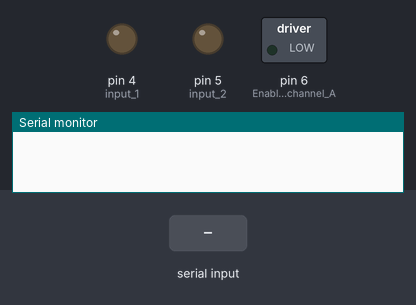
Bench run of a sketch on a simulated Arduino Uno, built with avr-gcc and run on an emulated ATmega328P. Parts: switched loads named in the sketch (green lamp = pin HIGH), output pins drawn as LEDs (lit = HIGH), the last lines printed to the serial monitor. The inputs (shaded band) are chosen by the test bench.

Above: at 1.2 s.
1.3 s: byte 30 received over Serial
At 2.3 s:
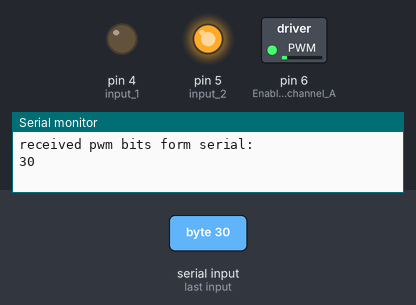
2.8 s: byte 90 received over Serial
At 3.4 s:
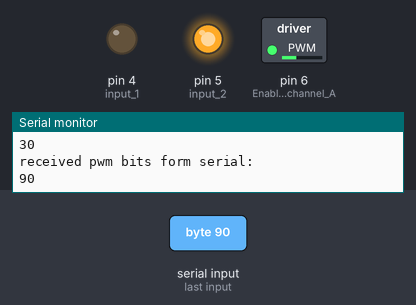
Timing chart, 0 to 5.8 s (numbered marks = the images above; inputs shaded):
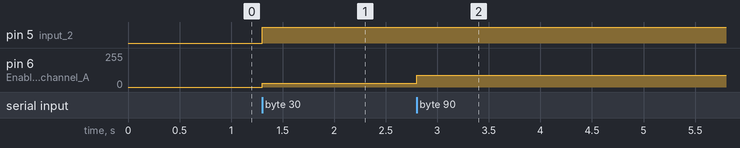

The sketch:

slave.ino
```cpp
// turning on a 12v DC motor via SERIAL COMMUNICATION using : arduino uno , L298 , pwm wave
// owner : Sir_Jick
// date of construction : 1400 / 01 / 23  == Monday April 12, 2021
// This code is to control the speed of a DC motor by a potentiometer using l298n driver
// over serial communication


int input_1 = 4;
int input_2 = 5;
int Enable_channel_A = 6;
int speed_of_channel_A = 0;

void setup() {
  pinMode(input_1, OUTPUT);
  pinMode(input_2, OUTPUT);
  pinMode(Enable_channel_A, OUTPUT); // this pin had to be pwm pin
  Serial.begin(9600);// Begin the Serial at 9600 Baud
}

void loop() {

  while (Serial.available() > 0) {

    digitalWrite(input_1, LOW); // Switch between this input_1 and input_2 ; HIGH and LOW to change direction
    digitalWrite(input_2, HIGH);// these two pin controls input pins of our motor
    // read the incoming byte:
    speed_of_channel_A = Serial.read();
    // save the serial value
    analogWrite(Enable_channel_A,speed_of_channel_A);
    // Then send pwm bits from serial to our motor
    Serial.println("received pwm bits form serial: ");
    Serial.println(speed_of_channel_A);

  }

}
```

Measured:
- after the input at 1.3 s, pin 5 (input_2): LOW → HIGH at once; pin 6 (Enable_channel_A): 0/255 → 30/255 at once
- after the input at 2.8 s, pin 6 (Enable_channel_A): 30/255 → 90/255 at once
